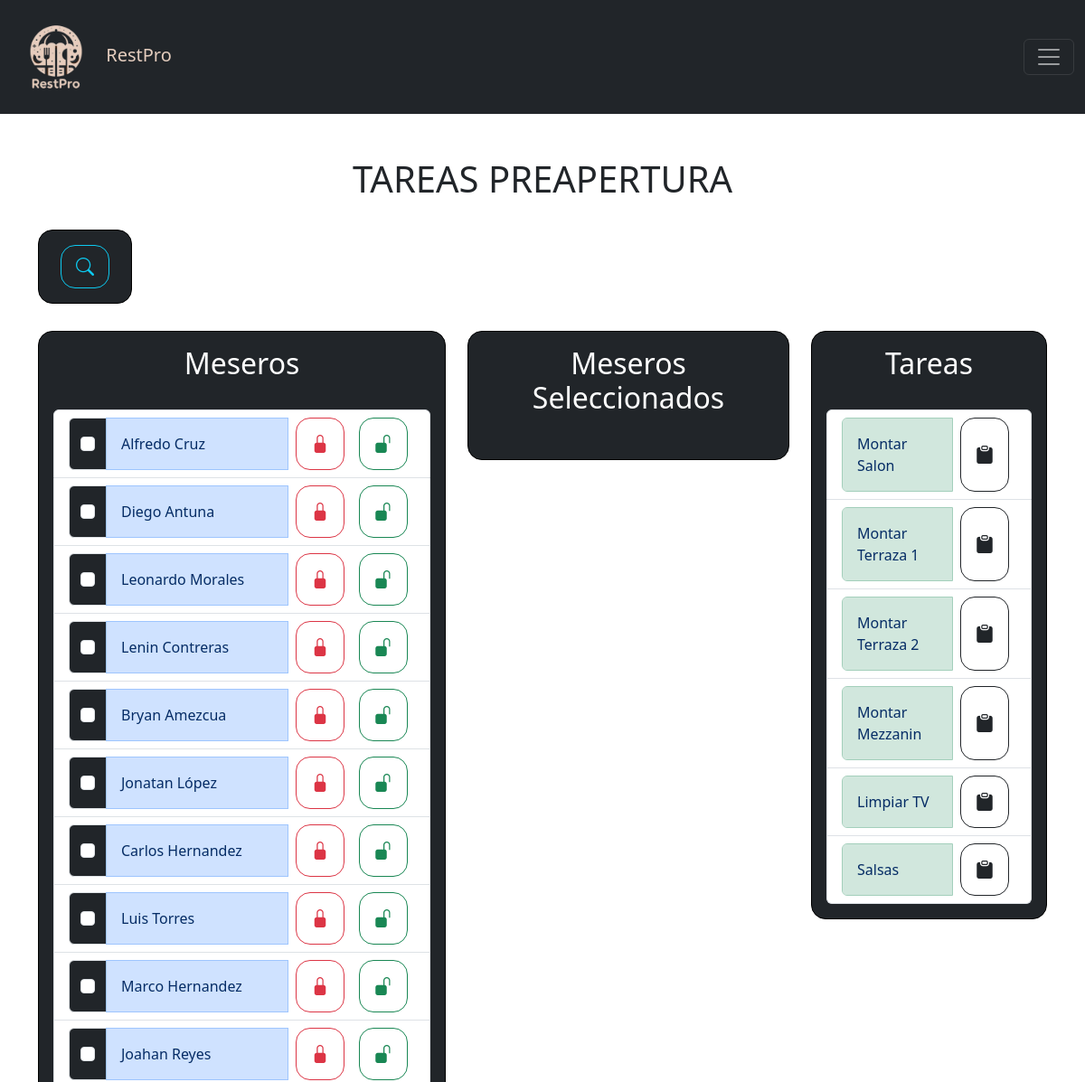
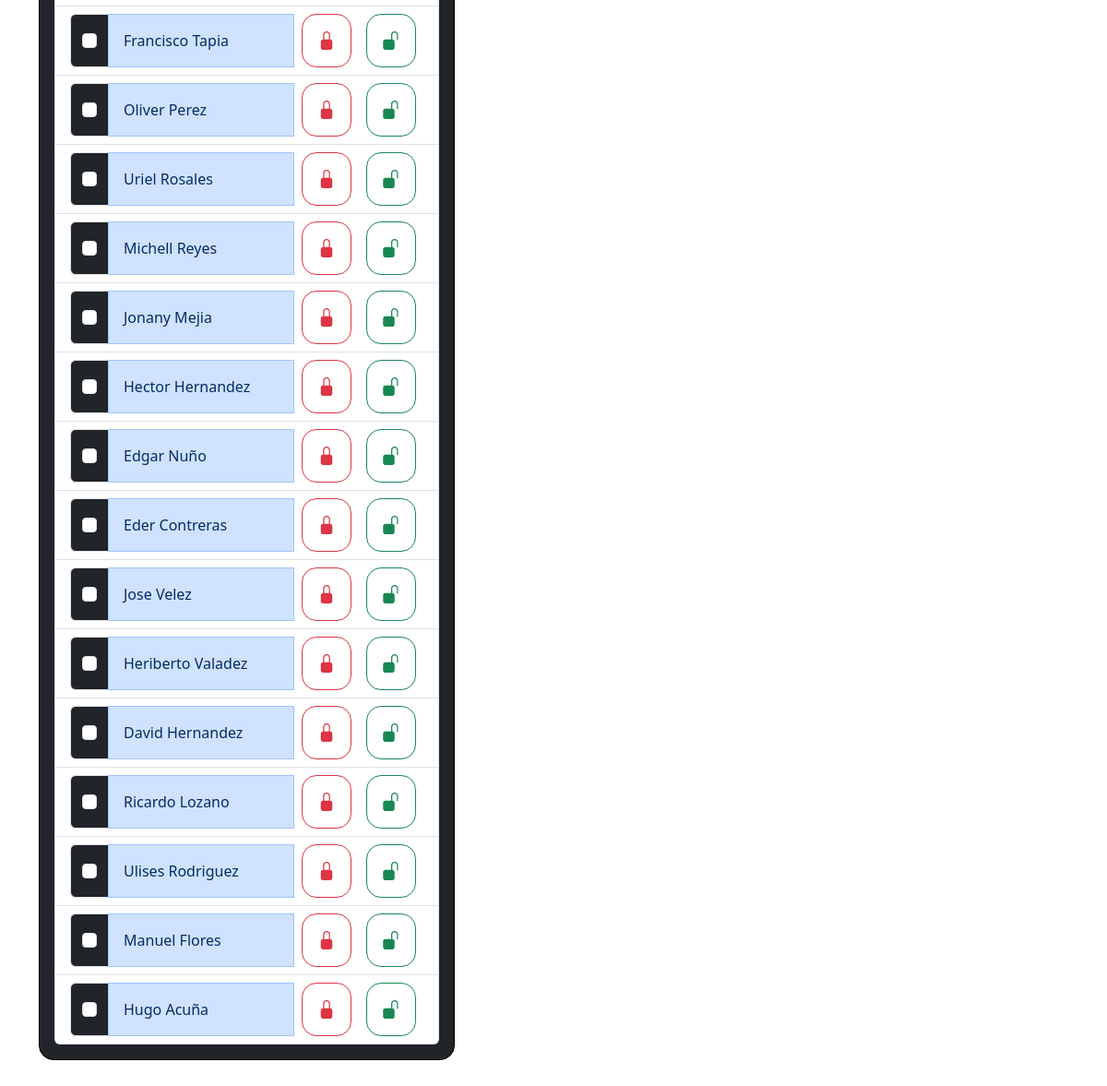
The app's page /vistas/tareas_preapertura/tareas_preapertura.php (signed in) with its own data (2 pictures, top to bottom).
### tables this page shows
CREATE TABLE `personal` (
  `id` int NOT NULL,
  `nombre` varchar(50) NOT NULL,
  `apellido` varchar(50) NOT NULL,
  `descanso` varchar(15) DEFAULT NULL,
  `turno` varchar(10) DEFAULT NULL,
  `estado` int NOT NULL DEFAULT '1' COMMENT '0: inactivo, 1: activo'
);

CREATE TABLE `tareas_preapertura` (
  `id` int NOT NULL,
  `nombre` varchar(50) NOT NULL,
  `descripcion` varchar(150) NOT NULL
);

### www/vistas/tareas_preapertura/tareas_preapertura.php (the view, shortened to what this page needs)
<?php
$ubicacion = "../../";
$titulo = "TAREAS PREAPERTURA";
include ($ubicacion."includes/header.php");
include ($ubicacion."config/config.php");
$result = $pdo->query("SELECT * FROM personal");
if ($result->rowCount() > 0) {
    $resultMeseros = $result->fetchAll(PDO::FETCH_OBJ);
} else {
    $resultMeseros = array();
}
$result = $pdo->query("SELECT * FROM tareas_preapertura");
if ($result->rowCount() > 0) {
    $resultTareasPreApertura = $result->fetchAll(PDO::FETCH_OBJ);
} else {
    $resultTareasPreApertura = array();
}
?>
<div class="container mt-5">
    <h1 class="text-center"><?php echo $titulo; ?></h1><br>
    <div class="form-group border border-black bg-dark text-white p-3 rounded-4 btn-group btn-group-lg">
        <button data-bs-toggle="modal" data-bs-target="#modalBuscar" class="btn btn-outline-info btn-lg rounded-4 mx-2" title="BUSCAR MESERO"><i class="bi bi-search"></i></button>
    </div>
    <form method="POST" action="#">
        <div class="row">
            <div class="col-md-5">
                <div class="form-group border border-black bg-dark text-white p-3 rounded-4">
                    <h2 class="text-center" for="columna1">Meseros</h2><br>
                    <div class="justify-content-center">
                        <ul class="list-group">
                            <?php foreach ($resultMeseros as $mesero): ?>
                                <li class="list-group-item">
                                    <div class="input-group mb-0">
                                        <div class="input-group-text bg-dark">
                                            <input class="form-check-input mt-0" type="checkbox" name="meseros[]" id="mesero<?php echo $mesero->id; ?>" value="<?php echo htmlspecialchars($mesero->nombre . " " . $mesero->apellido); ?>" onchange="updateSelectedMeseros()">
                                        </div>
                                        <label class="form-control text-primary-emphasis bg-primary-subtle border border-primary-subtle d-flex justify-content-between align-items-center p-3" for="mesero<?php echo $mesero->id; ?>">
                                            <?php echo htmlspecialchars($mesero->nombre . " " . $mesero->apellido); ?>
                                        </label>
                                        <button data-bs-toggle="modal" data-bs-target="#modalBloquear" class="btn btn-outline-danger btn-lg rounded-4 mx-2" title="BLOQUEAR MESERO"><i class="bi bi-lock-fill"></i></button>
                                        <button data-bs-toggle="modal" data-bs-target="#modalDesbloquear" class="btn btn-outline-success btn-lg rounded-4 mx-2" title="DESBLOQUEAR MESERO"><i class="bi bi-unlock-fill"></i></button>
                                    </div>
                                </li>
                            <?php endforeach; ?>
                        </ul>
                    </div>
                </div>
            </div>
            <div class="col-md-4">
                <div class="form-group border border-black bg-dark text-white p-3 rounded-4">
                    <h2 class="text-center" for="columna2">Meseros Seleccionados</h2><br>
                </div>
            </div>
            <div class="col-md-3">
                <div class="form-group border border-black bg-dark text-white p-3 rounded-4">
                    <h2 class="text-center" for="columna3">Tareas</h2><br>
                    <div class="justify-content-center">
                        <ul class="list-group">
                            <?php foreach ($resultTareasPreApertura as $tareaspreapertura): ?>
                                <li class="list-group-item">
                                    <div class="input-group mb-0">
                                        <span class="form-control text-primary-emphasis bg-success-subtle border border-success-subtle d-flex justify-content-between align-items-center p-3" for="tareaspreapertura<?php echo $tareaspreapertura->id; ?>">
                                            <?php echo htmlspecialchars($tareaspreapertura->nombre); ?>
                                        </span>
                                        <button data-bs-toggle="modal" data-bs-target="#modalMostrar" class="btn btn-outline-dark btn-lg rounded-4 mx-2" title="MOSTRAR">
                                            <i class="bi bi-clipboard-fill"></i>
                                        </button>
                                    </div>
                                </li>
                            <?php endforeach; ?>
                        </ul>
                    </div>
                </div>
            </div>
        </div><br>
    </form>
</div>
<?php
include_once($ubicacion."includes/footer.php");
?>

### www/assets/tools/styles.css (style rules this page uses)
.row { display: flex; row-gap: 48px; }
.container { margin-top: 50px; }
.form-group { margin-bottom: 30px; }
.btn { cursor: pointer; }

### records on screen
personal: nombre+apellido "Alfredo Cruz"
personal: nombre+apellido "Diego Antuna"
personal: nombre+apellido "Leonardo Morales"
personal: nombre+apellido "Lenin Contreras"
personal: nombre+apellido "Bryan Amezcua"
personal: nombre+apellido "Jonatan López"
personal: nombre+apellido "Carlos Hernandez"
personal: nombre+apellido "Luis Torres"
personal: nombre+apellido "Marco Hernandez"
personal: nombre+apellido "Joahan Reyes"
personal: nombre+apellido "Francisco Tapia"
personal: nombre+apellido "Oliver Perez"
personal: nombre+apellido "Uriel Rosales"
personal: nombre+apellido "Michell Reyes"
personal: nombre+apellido "Jonany Mejia"
personal: nombre+apellido "Hector Hernandez"
personal: nombre+apellido "Edgar Nuño"
personal: nombre+apellido "Eder Contreras"
personal: nombre+apellido "Jose Velez"
personal: nombre+apellido "Heriberto Valadez"
personal: nombre+apellido "David Hernandez"
personal: nombre+apellido "Ricardo Lozano"
personal: nombre+apellido "Ulises Rodriguez"
personal: nombre+apellido "Manuel Flores"
personal: nombre+apellido "Hugo Acuña"
tareas_preapertura: nombre "Montar Salon"
tareas_preapertura: nombre "Montar Terraza 1"
tareas_preapertura: nombre "Montar Terraza 2"
tareas_preapertura: nombre "Montar Mezzanin"
tareas_preapertura: nombre "Limpiar TV"
tareas_preapertura: nombre "Salsas"

### other values on screen
$titulo "TAREAS PREAPERTURA"
